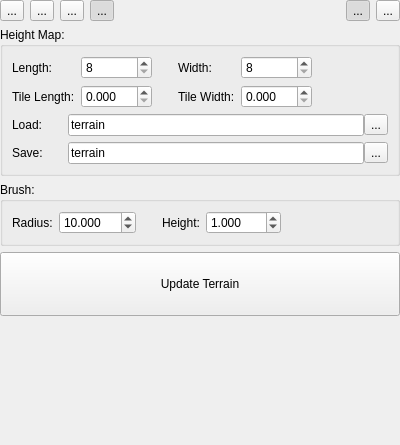
<?xml version="1.0" encoding="UTF-8"?>
<ui version="4.0">
 <class>TerrainInfo</class>
 <widget class="QWidget" name="TerrainInfo">
  <property name="geometry">
   <rect>
    <x>0</x>
    <y>0</y>
    <width>400</width>
    <height>445</height>
   </rect>
  </property>
  <property name="windowTitle">
   <string>Form</string>
  </property>
  <layout class="QGridLayout" name="gridLayout_2">
   <property name="leftMargin">
    <number>0</number>
   </property>
   <property name="topMargin">
    <number>0</number>
   </property>
   <property name="rightMargin">
    <number>0</number>
   </property>
   <property name="bottomMargin">
    <number>0</number>
   </property>
   <item row="5" column="0">
    <spacer name="verticalSpacer">
     <property name="orientation">
      <enum>Qt::Vertical</enum>
     </property>
     <property name="sizeHint" stdset="0">
      <size>
       <width>20</width>
       <height>40</height>
      </size>
     </property>
    </spacer>
   </item>
   <item row="1" column="0">
    <widget class="QGroupBox" name="groupBox">
     <property name="title">
      <string>Height Map:</string>
     </property>
     <layout class="QVBoxLayout" name="verticalLayout">
      <item>
       <layout class="QGridLayout" name="gridLayout">
        <property name="leftMargin">
         <number>0</number>
        </property>
        <item row="1" column="0">
         <widget class="QLabel" name="label_5">
          <property name="text">
           <string>Length:</string>
          </property>
         </widget>
        </item>
        <item row="1" column="1">
         <widget class="QSpinBox" name="txtLength">
          <property name="minimum">
           <number>8</number>
          </property>
          <property name="maximum">
           <number>1024</number>
          </property>
         </widget>
        </item>
        <item row="1" column="4">
         <widget class="QSpinBox" name="txtWidth">
          <property name="minimum">
           <number>8</number>
          </property>
          <property name="maximum">
           <number>1024</number>
          </property>
         </widget>
        </item>
        <item row="2" column="0">
         <widget class="QLabel" name="label_7">
          <property name="text">
           <string>Tile Length:</string>
          </property>
         </widget>
        </item>
        <item row="1" column="3">
         <widget class="QLabel" name="label_6">
          <property name="text">
           <string>Width:</string>
          </property>
         </widget>
        </item>
        <item row="2" column="3">
         <widget class="QLabel" name="label_8">
          <property name="text">
           <string>Tile Width:</string>
          </property>
         </widget>
        </item>
        <item row="2" column="4">
         <widget class="QDoubleSpinBox" name="txtTileWidth">
          <property name="decimals">
           <number>3</number>
          </property>
          <property name="maximum">
           <double>100.000000000000000</double>
          </property>
         </widget>
        </item>
        <item row="2" column="1">
         <widget class="QDoubleSpinBox" name="txtTileLength">
          <property name="decimals">
           <number>3</number>
          </property>
          <property name="maximum">
           <double>100.000000000000000</double>
          </property>
         </widget>
        </item>
        <item row="2" column="5">
         <spacer name="horizontalSpacer_4">
          <property name="orientation">
           <enum>Qt::Horizontal</enum>
          </property>
          <property name="sizeHint" stdset="0">
           <size>
            <width>40</width>
            <height>20</height>
           </size>
          </property>
         </spacer>
        </item>
        <item row="1" column="5">
         <spacer name="horizontalSpacer_3">
          <property name="orientation">
           <enum>Qt::Horizontal</enum>
          </property>
          <property name="sizeHint" stdset="0">
           <size>
            <width>40</width>
            <height>20</height>
           </size>
          </property>
         </spacer>
        </item>
        <item row="1" column="2">
         <spacer name="horizontalSpacer_5">
          <property name="orientation">
           <enum>Qt::Horizontal</enum>
          </property>
          <property name="sizeType">
           <enum>QSizePolicy::Maximum</enum>
          </property>
          <property name="sizeHint" stdset="0">
           <size>
            <width>20</width>
            <height>20</height>
           </size>
          </property>
         </spacer>
        </item>
        <item row="2" column="2">
         <spacer name="horizontalSpacer_6">
          <property name="orientation">
           <enum>Qt::Horizontal</enum>
          </property>
          <property name="sizeType">
           <enum>QSizePolicy::Maximum</enum>
          </property>
          <property name="sizeHint" stdset="0">
           <size>
            <width>20</width>
            <height>20</height>
           </size>
          </property>
         </spacer>
        </item>
       </layout>
      </item>
      <item>
       <layout class="QHBoxLayout" name="horizontalLayout_5">
        <item>
         <widget class="QLabel" name="label_3">
          <property name="minimumSize">
           <size>
            <width>50</width>
            <height>0</height>
           </size>
          </property>
          <property name="text">
           <string>Load:</string>
          </property>
         </widget>
        </item>
        <item>
         <layout class="QHBoxLayout" name="horizontalLayout_2">
          <property name="spacing">
           <number>0</number>
          </property>
          <item>
           <widget class="QLineEdit" name="txtLoad">
            <property name="text">
             <string>terrain</string>
            </property>
           </widget>
          </item>
          <item>
           <widget class="QToolButton" name="btnLoad">
            <property name="text">
             <string>...</string>
            </property>
            <property name="icon">
             <iconset resource="MagicGameEditor.qrc">
              <normaloff>:/MagicGameEditor/Images/folder.png</normaloff>:/MagicGameEditor/Images/folder.png</iconset>
            </property>
           </widget>
          </item>
         </layout>
        </item>
       </layout>
      </item>
      <item>
       <layout class="QHBoxLayout" name="horizontalLayout_3">
        <item>
         <widget class="QLabel" name="label_4">
          <property name="minimumSize">
           <size>
            <width>50</width>
            <height>0</height>
           </size>
          </property>
          <property name="text">
           <string>Save:</string>
          </property>
         </widget>
        </item>
        <item>
         <layout class="QHBoxLayout" name="horizontalLayout_4">
          <property name="spacing">
           <number>0</number>
          </property>
          <item>
           <widget class="QLineEdit" name="txtSave">
            <property name="text">
             <string>terrain</string>
            </property>
           </widget>
          </item>
          <item>
           <widget class="QToolButton" name="btnSave">
            <property name="text">
             <string>...</string>
            </property>
            <property name="icon">
             <iconset resource="MagicGameEditor.qrc">
              <normaloff>:/MagicGameEditor/Images/save.png</normaloff>:/MagicGameEditor/Images/save.png</iconset>
            </property>
           </widget>
          </item>
         </layout>
        </item>
       </layout>
      </item>
     </layout>
    </widget>
   </item>
   <item row="0" column="0">
    <widget class="QWidget" name="widget" native="true">
     <property name="sizePolicy">
      <sizepolicy hsizetype="Preferred" vsizetype="Maximum">
       <horstretch>0</horstretch>
       <verstretch>0</verstretch>
      </sizepolicy>
     </property>
     <layout class="QHBoxLayout" name="horizontalLayout">
      <property name="leftMargin">
       <number>0</number>
      </property>
      <property name="topMargin">
       <number>0</number>
      </property>
      <property name="rightMargin">
       <number>0</number>
      </property>
      <property name="bottomMargin">
       <number>0</number>
      </property>
      <item>
       <widget class="QToolButton" name="btnEdit">
        <property name="toolTip">
         <string>Modify the Terrain</string>
        </property>
        <property name="text">
         <string>...</string>
        </property>
        <property name="icon">
         <iconset resource="MagicGameEditor.qrc">
          <normaloff>:/MagicGameEditor/Images/terrain.png</normaloff>:/MagicGameEditor/Images/terrain.png</iconset>
        </property>
        <property name="iconSize">
         <size>
          <width>32</width>
          <height>32</height>
         </size>
        </property>
        <property name="checkable">
         <bool>true</bool>
        </property>
       </widget>
      </item>
      <item>
       <widget class="QToolButton" name="btnRaise">
        <property name="toolTip">
         <string>Raise</string>
        </property>
        <property name="text">
         <string>...</string>
        </property>
        <property name="icon">
         <iconset resource="MagicGameEditor.qrc">
          <normaloff>:/MagicGameEditor/Images/raise.png</normaloff>:/MagicGameEditor/Images/raise.png</iconset>
        </property>
        <property name="iconSize">
         <size>
          <width>32</width>
          <height>32</height>
         </size>
        </property>
        <property name="checkable">
         <bool>true</bool>
        </property>
        <property name="checked">
         <bool>false</bool>
        </property>
       </widget>
      </item>
      <item>
       <widget class="QToolButton" name="btnLower">
        <property name="toolTip">
         <string>Lower</string>
        </property>
        <property name="text">
         <string>...</string>
        </property>
        <property name="icon">
         <iconset resource="MagicGameEditor.qrc">
          <normaloff>:/MagicGameEditor/Images/lower.png</normaloff>:/MagicGameEditor/Images/lower.png</iconset>
        </property>
        <property name="iconSize">
         <size>
          <width>32</width>
          <height>32</height>
         </size>
        </property>
        <property name="checkable">
         <bool>true</bool>
        </property>
       </widget>
      </item>
      <item>
       <widget class="QToolButton" name="btnFlatten">
        <property name="toolTip">
         <string>Flatten</string>
        </property>
        <property name="text">
         <string>...</string>
        </property>
        <property name="icon">
         <iconset resource="MagicGameEditor.qrc">
          <normaloff>:/MagicGameEditor/Images/flatten.png</normaloff>:/MagicGameEditor/Images/flatten.png</iconset>
        </property>
        <property name="iconSize">
         <size>
          <width>32</width>
          <height>32</height>
         </size>
        </property>
        <property name="checkable">
         <bool>true</bool>
        </property>
        <property name="checked">
         <bool>true</bool>
        </property>
       </widget>
      </item>
      <item>
       <spacer name="horizontalSpacer">
        <property name="orientation">
         <enum>Qt::Horizontal</enum>
        </property>
        <property name="sizeHint" stdset="0">
         <size>
          <width>40</width>
          <height>20</height>
         </size>
        </property>
       </spacer>
      </item>
      <item>
       <widget class="QWidget" name="widget_2" native="true">
        <layout class="QHBoxLayout" name="horizontalLayout_6">
         <property name="leftMargin">
          <number>0</number>
         </property>
         <property name="topMargin">
          <number>0</number>
         </property>
         <property name="rightMargin">
          <number>0</number>
         </property>
         <property name="bottomMargin">
          <number>0</number>
         </property>
         <item>
          <widget class="QToolButton" name="btnCircle">
           <property name="text">
            <string>...</string>
           </property>
           <property name="icon">
            <iconset resource="MagicGameEditor.qrc">
             <normaloff>:/MagicGameEditor/Images/circle.png</normaloff>:/MagicGameEditor/Images/circle.png</iconset>
           </property>
           <property name="iconSize">
            <size>
             <width>32</width>
             <height>32</height>
            </size>
           </property>
           <property name="checkable">
            <bool>true</bool>
           </property>
           <property name="checked">
            <bool>true</bool>
           </property>
           <property name="autoExclusive">
            <bool>true</bool>
           </property>
          </widget>
         </item>
         <item>
          <widget class="QToolButton" name="btnSquare">
           <property name="text">
            <string>...</string>
           </property>
           <property name="icon">
            <iconset resource="MagicGameEditor.qrc">
             <normaloff>:/MagicGameEditor/Images/square.png</normaloff>:/MagicGameEditor/Images/square.png</iconset>
           </property>
           <property name="iconSize">
            <size>
             <width>32</width>
             <height>32</height>
            </size>
           </property>
           <property name="checkable">
            <bool>true</bool>
           </property>
           <property name="autoExclusive">
            <bool>true</bool>
           </property>
          </widget>
         </item>
        </layout>
       </widget>
      </item>
     </layout>
    </widget>
   </item>
   <item row="2" column="0">
    <widget class="QGroupBox" name="groupBox_2">
     <property name="title">
      <string>Brush:</string>
     </property>
     <layout class="QGridLayout" name="gridLayout_4">
      <item row="0" column="0">
       <widget class="QLabel" name="label">
        <property name="text">
         <string>Radius:</string>
        </property>
       </widget>
      </item>
      <item row="0" column="3">
       <widget class="QLabel" name="label_2">
        <property name="text">
         <string>Height:</string>
        </property>
       </widget>
      </item>
      <item row="0" column="4">
       <widget class="QDoubleSpinBox" name="txtHeight">
        <property name="decimals">
         <number>3</number>
        </property>
        <property name="minimum">
         <double>-256.000000000000000</double>
        </property>
        <property name="maximum">
         <double>768.000000000000000</double>
        </property>
        <property name="value">
         <double>1.000000000000000</double>
        </property>
       </widget>
      </item>
      <item row="0" column="1">
       <widget class="QDoubleSpinBox" name="txtRadius">
        <property name="decimals">
         <number>3</number>
        </property>
        <property name="maximum">
         <double>1024.000000000000000</double>
        </property>
        <property name="value">
         <double>10.000000000000000</double>
        </property>
       </widget>
      </item>
      <item row="0" column="5">
       <spacer name="horizontalSpacer_2">
        <property name="orientation">
         <enum>Qt::Horizontal</enum>
        </property>
        <property name="sizeHint" stdset="0">
         <size>
          <width>40</width>
          <height>20</height>
         </size>
        </property>
       </spacer>
      </item>
      <item row="0" column="2">
       <spacer name="horizontalSpacer_7">
        <property name="orientation">
         <enum>Qt::Horizontal</enum>
        </property>
        <property name="sizeType">
         <enum>QSizePolicy::Maximum</enum>
        </property>
        <property name="sizeHint" stdset="0">
         <size>
          <width>20</width>
          <height>20</height>
         </size>
        </property>
       </spacer>
      </item>
     </layout>
    </widget>
   </item>
   <item row="3" column="0">
    <widget class="QPushButton" name="btnUpdate">
     <property name="minimumSize">
      <size>
       <width>0</width>
       <height>64</height>
      </size>
     </property>
     <property name="text">
      <string>Update Terrain</string>
     </property>
     <property name="icon">
      <iconset resource="MagicGameEditor.qrc">
       <normaloff>:/MagicGameEditor/Images/clock.png</normaloff>:/MagicGameEditor/Images/clock.png</iconset>
     </property>
    </widget>
   </item>
  </layout>
 </widget>
 <tabstops>
  <tabstop>btnEdit</tabstop>
  <tabstop>btnRaise</tabstop>
  <tabstop>btnLower</tabstop>
  <tabstop>btnFlatten</tabstop>
  <tabstop>btnCircle</tabstop>
  <tabstop>btnSquare</tabstop>
  <tabstop>txtLength</tabstop>
  <tabstop>txtWidth</tabstop>
  <tabstop>txtTileLength</tabstop>
  <tabstop>txtTileWidth</tabstop>
  <tabstop>txtLoad</tabstop>
  <tabstop>btnLoad</tabstop>
  <tabstop>txtSave</tabstop>
  <tabstop>btnSave</tabstop>
  <tabstop>txtRadius</tabstop>
  <tabstop>txtHeight</tabstop>
  <tabstop>btnUpdate</tabstop>
 </tabstops>
 <resources>
  <include location="MagicGameEditor.qrc"/>
 </resources>
 <connections/>
</ui>
